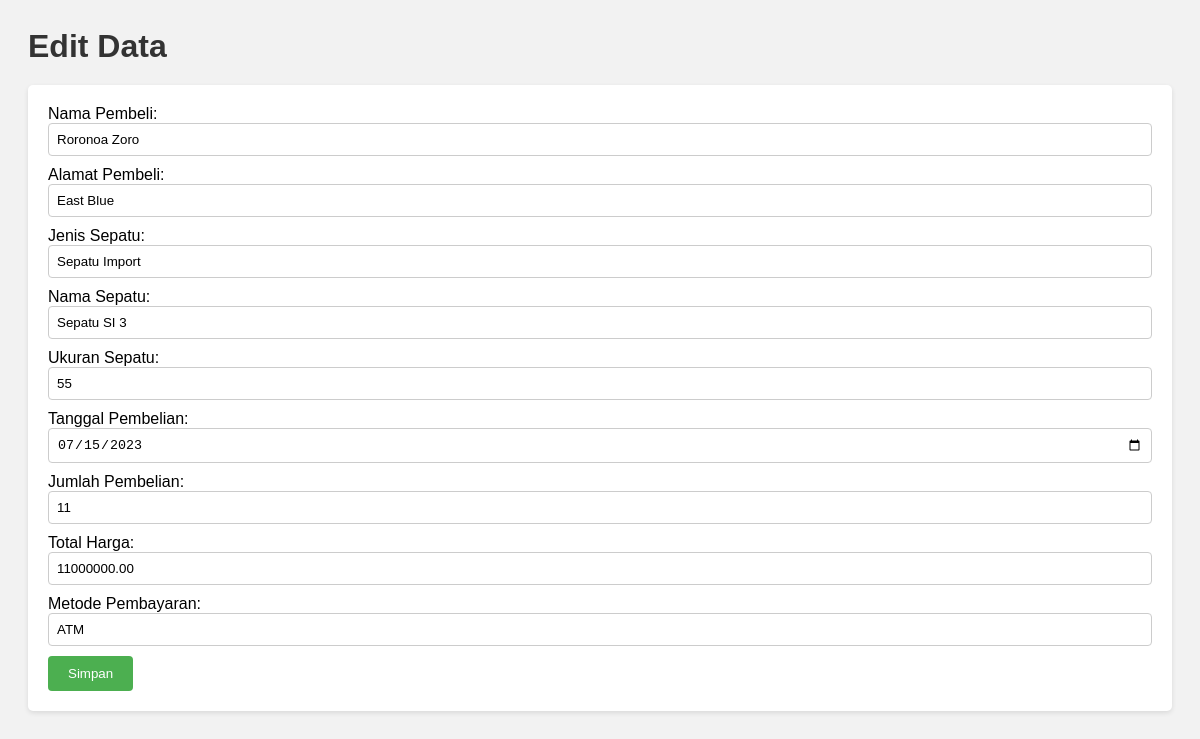
The app's page /edit.php?id=120 with its own data.
### tables this page shows
CREATE TABLE `orders` (
  `id` int(11) NOT NULL,
  `nama_pembeli` varchar(255) DEFAULT NULL,
  `alamat_pembeli` varchar(255) DEFAULT NULL,
  `jenis_sepatu` varchar(50) DEFAULT NULL,
  `nama_sepatu` varchar(50) DEFAULT NULL,
  `ukuran_sepatu` varchar(10) DEFAULT NULL,
  `tanggal_pembelian` date DEFAULT NULL,
  `jumlah_pembelian` int(11) DEFAULT NULL,
  `lokasi_pengiriman` varchar(255) DEFAULT NULL,
  `total_harga` decimal(10,2) DEFAULT NULL,
  `metode_pembayaran` varchar(50) DEFAULT NULL
);

### edit.php (the view, shortened to what this page needs)
<?php
$servername = "localhost";
$username = "root";
$password = "";
$dbname = "toko_sepatu_dandeli";
$conn = mysqli_connect($servername, $username, $password, $dbname);
if (isset($_GET['id'])) {
    $id = $_GET['id'];
    $sql = "SELECT * FROM orders WHERE id='$id'";
    $result = mysqli_query($conn, $sql);
    if (mysqli_num_rows($result) > 0) {
        $row = mysqli_fetch_assoc($result);
        echo "<h1>Edit Data</h1>";
        echo "<form method='POST' action='update.php?id=$id'>";
        echo "Nama Pembeli: <input type='text' name='nama_pembeli' value='" . $row['nama_pembeli'] . "'><br>";
        echo "Alamat Pembeli: <input type='text' name='alamat_pembeli' value='" . $row['alamat_pembeli'] . "'><br>";
        echo "Jenis Sepatu: <input type='text' name='jenis_sepatu' value='" . $row['jenis_sepatu'] . "'><br>";
        echo "Nama Sepatu: <input type='text' name='nama_sepatu' value='" . $row['nama_sepatu'] . "'><br>";
        echo "Ukuran Sepatu: <input type='text' name='ukuran_sepatu' value='" . $row['ukuran_sepatu'] . "'><br>";
        echo "Tanggal Pembelian: <input type='date' name='tanggal_pembelian' value='" . $row['tanggal_pembelian'] . "'><br>";
        echo "Jumlah Pembelian: <input type='number' name='jumlah_pembelian' value='" . $row['jumlah_pembelian'] . "'><br>";
        echo "Total Harga: <input type='number' name='total_harga' value='" . $row['total_harga'] . "'><br>";
        echo "Metode Pembayaran: <input type='text' name='metode_pembayaran' value='" . $row['metode_pembayaran'] . "'><br>";
        echo "<input type='submit' value='Simpan'>";
        echo "</form>";
    } else {
        echo "Data tidak ditemukan.";
    }
}
?>
<!DOCTYPE html>
<html>
<head>
</head>
<body>
</body>
</html>

### edit.php (style rules this page uses)
body { font-family: Arial, sans-serif; background-color: #f2f2f2; padding: 20px; }
h1 { color: #333; margin-bottom: 20px; }
form { background-color: #fff; padding: 20px; border-radius: 5px; box-shadow: 0 2px 5px rgba(0, 0, 0, 0.1); }
form input[type="text"], form input[type="number"], form input[type="date"] { width: 100%; padding: 8px; margin-bottom: 10px; border: 1px solid #ccc; border-radius: 4px; }
form input[type="submit"] { background-color: #4caf50; color: #fff; padding: 10px 20px; border: none; border-radius: 4px; cursor: pointer; }

### records on screen
orders: nama_pembeli "Roronoa Zoro", alamat_pembeli "East Blue", jenis_sepatu "Sepatu Import", nama_sepatu "Sepatu SI 3", ukuran_sepatu "55", tanggal_pembelian "07/15/2023", jumlah_pembelian "11", total_harga "11000000.00", metode_pembayaran "ATM"
